Frame 1 (no input): blank canvas, image omitted
Frame 60 (the mouse pressed at the canvas centre just before this capture): blank canvas, image omitted
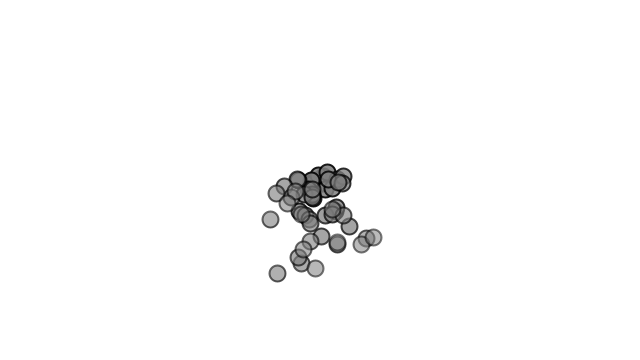
Frame 120 (the mouse held since frame 60 and released just before this capture)

The Processing sketch whose frames 1 and 60 were blank and that drew this single picture after the mouse press (run headless with seeded random() and noise(); from frame 60 on, the mouse is pressed at the canvas centre):

// Processing sketch: ParticleSystemControl
// ── ParticleSystemControl.pde
 ArrayList<ParticleSystem> psList;
 
   void setup(){
    size(640, 360);
    psList = new ArrayList<ParticleSystem>();
  }
  
  void draw(){
    background(255);
    
    for(ParticleSystem ps : psList){
      ps.addParticle();
      
      ps.run();
    }
  } 
  
  void mousePressed(){
  
    psList.add(new ParticleSystem(new PVector(mouseX, mouseY)));
  }
// ── Particle.pde
class Particle{
  
  PVector location;
  PVector velocity;
  PVector acceleration;
  float mass;
  
  float lifeSpan = 255;
  
  Particle(PVector o){
    location = new PVector(o.x, o.y);

    velocity = new PVector(random(-1,1), random(-1,1));
    acceleration = new PVector(0,0.05);
    mass = 1;
  }
  
  void applyForce(PVector force){
    PVector f = PVector.div(force, mass);
    acceleration.add(f);
  }
  
  void update(){
    velocity.add(acceleration);
    location.add(velocity);
    //acceleration.mult(0);
    
    lifeSpan -= 2;
  }
  
  boolean isDead(){
    if(lifeSpan <= 0)
      return true;
    else
      return false;
  }
  
  void display(){
    stroke(0, lifeSpan);
    strokeWeight(2);
    fill(127, lifeSpan);
    ellipse(location.x, location.y, 16, 16);
  }
}
// ── ParticleSystem.pde
class ParticleSystem{
  
  ArrayList<Particle> particles;
  
  PVector origin;
    
  ParticleSystem(PVector o){
    particles = new ArrayList<Particle>();
    this.origin = o;
  }
  
  void run(){
    
    for(int i=particles.size()-1; i>=0; i--){
  
      Particle p = particles.get(i);
      
      p.update();
      p.display();
      
      if(p.isDead()){
        particles.remove(i);
      }
    }
  }
  
  void addParticle(){
    particles.add(new Particle(origin));
  }



  
  
}
// ── SquareParticle.pde
class SquareParticle extends Particle{

  SquareParticle(PVector o){
    super(o);
  }
  
  void display(){
    
    stroke(0, lifeSpan);
    strokeWeight(2);
    fill(127, lifeSpan);
    rect(location.x, location.y, 16, 16);
  }
}
